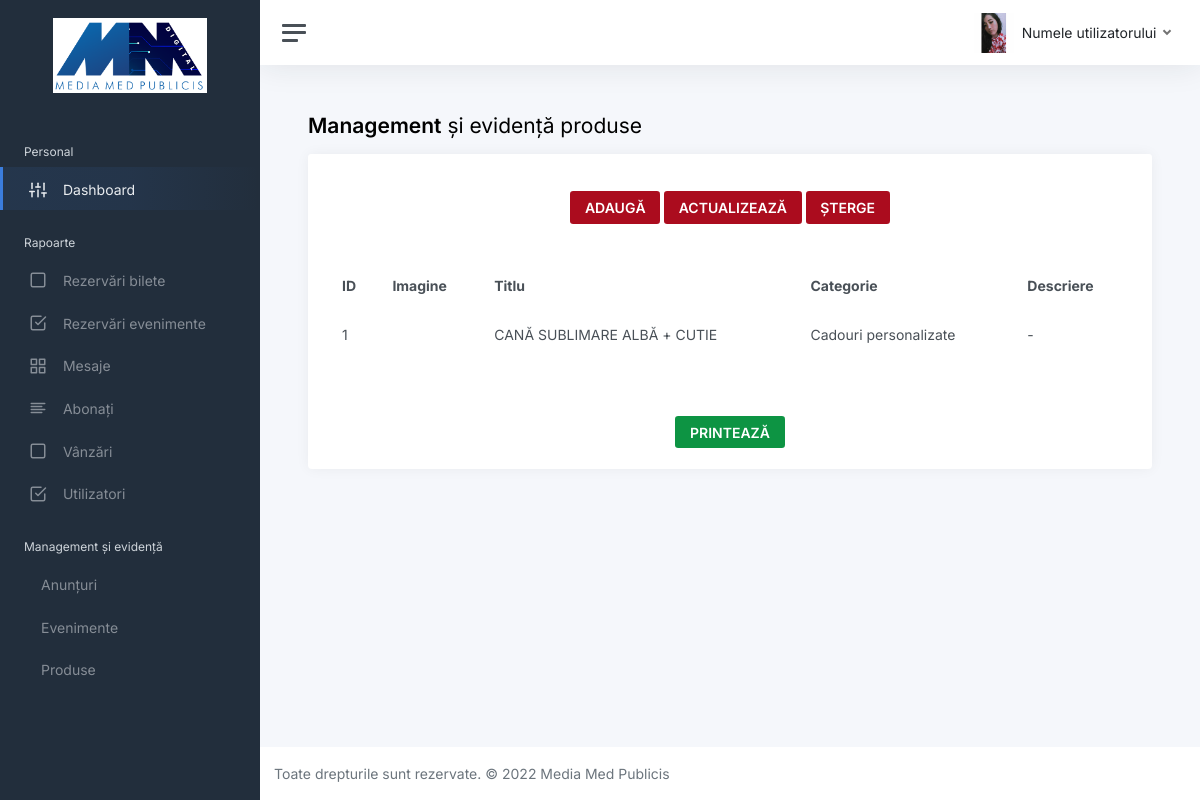
/management-evidenta_produse.php, run on the app's committed database.
### tables this page shows
CREATE TABLE `Produs` (
  `ID` int(11) NOT NULL,
  `Titlu` varchar(250) NOT NULL,
  `Categorie` varchar(250) NOT NULL,
  `Descriere` text NOT NULL,
  `Imagine` varchar(255) NOT NULL
);

### management-evidenta_produse.php (the view, shortened to what this page needs)
<?php
$con = mysqli_connect("localhost", "root", "root", "BeSocial");
?>
<!DOCTYPE html>
<html lang="en">
<head>
    <link href="static/css/app.css" rel="stylesheet">
</head>
<body>
<div class="wrapper">
    <nav id="sidebar" class="sidebar js-sidebar">
        <div class="sidebar-content js-simplebar">
            <center>
                <a class="sidebar-brand" href="index.html">
                    <img height="75" src="images/logo.png" style="background-color: white;">
                </a>
            </center>
            <ul class="sidebar-nav">
                <li class="sidebar-header">
                    Personal
                </li>
                <li class="sidebar-item active">
                    <a class="sidebar-link" href="admin.php">
                        <i class="align-middle" data-feather="sliders"></i> <span class="align-middle">Dashboard</span>
                    </a>
                </li>
                <li class="sidebar-header">
                    Rapoarte
                </li>
                <li class="sidebar-item">
                    <a class="sidebar-link" href="raport-rezervari-bilete.php">
                        <i class="align-middle" data-feather="square"></i> <span
                                class="align-middle">Rezervări bilete</span>
                    </a>
                </li>
                <li class="sidebar-item">
                    <a class="sidebar-link" href="raport-rezervari-evenimente.php">
                        <i class="align-middle" data-feather="check-square"></i> <span class="align-middle">Rezervări evenimente</span>
                    </a>
                </li>
                <li class="sidebar-item">
                    <a class="sidebar-link" href="raport-mesaje.php">
                        <i class="align-middle" data-feather="grid"></i> <span class="align-middle">Mesaje</span>
                    </a>
                </li>
                <li class="sidebar-item">
                    <a class="sidebar-link" href="raport-abonati.php">
                        <i class="align-middle" data-feather="align-left"></i> <span class="align-middle">Abonați</span>
                    </a>
                </li>
                <li class="sidebar-item">
                    <a class="sidebar-link" href="raport-vanzari.php">
                        <i class="align-middle" data-feather="square"></i> <span class="align-middle">Vânzări</span>
                    </a>
                </li>
                <li class="sidebar-item">
                    <a class="sidebar-link" href="raport-utilizatori.php">
                        <i class="align-middle" data-feather="check-square"></i> <span class="align-middle">Utilizatori</span>
                    </a>
                </li>
                <li class="sidebar-header">
                    Management și evidență
                </li>
                <li class="sidebar-item">
                    <a class="sidebar-link" href="management-evidenta_anunturi.php">
                        <i class="align-middle"></i> <span
                                class="align-middle">Anunțuri</span>
                    </a>
                </li>
                <li class="sidebar-item">
                    <a class="sidebar-link" href="management-evidenta_evenimente.php">
                        <i class="align-middle"></i> <span
                                class="align-middle">Evenimente</span>
                    </a>
                </li>
                <li class="sidebar-item">
                    <a class="sidebar-link" href="management-evidenta_produse.php">
                        <i class="align-middle"></i> <span
                                class="align-middle">Produse</span>
                    </a>
                </li>
            </ul>
        </div>
    </nav>
    <div class="main">
        <nav class="navbar navbar-expand navbar-light navbar-bg">
            <a class="sidebar-toggle js-sidebar-toggle">
                <i class="hamburger align-self-center"></i>
            </a>
            <div class="navbar-collapse collapse">
                <ul class="navbar-nav navbar-align">
                    <li class="nav-item dropdown">
                        <a class="nav-icon dropdown-toggle" href="#" id="alertsDropdown" data-bs-toggle="dropdown">
                        </a>
                        <div class="dropdown-menu dropdown-menu-lg dropdown-menu-end py-0"
                             aria-labelledby="alertsDropdown">
                    <li class="nav-item dropdown">
                        <a class="nav-link dropdown-toggle d-none d-sm-inline-block" href="#" data-bs-toggle="dropdown">
                            <img src="images/AdrianaNastase.jpg" class="avatar img-fluid rounded me-1"/> <span class="text-dark"><?php
                                                        if (isset($_SESSION['Prenume'], $_SESSION['Nume'])) {
                                                            echo $_SESSION['Prenume'] . ' ' . $_SESSION['Nume'];
                                                        } else {
                                                            echo "Numele utilizatorului";
                                                        }
                                                        ?></span>
                        </a>
                    </li>
                </ul>
            </div>
        </nav>
        <main class="content">
            <div class="container-fluid p-0">
                <h1 class="h3 mb-3"><strong>Management</strong> și evidență produse</h1>
                <div class="row">
                    <div class="col-xl-6 col-xxl-5 d-flex">
                        <div class="w-100">
                            <div class="row">
                                <div class="col-md-12">
                                    <div class="card">
                                        <div class="card-header" align="center">
                                            <br>
                                            <button class="add btn btn-gradient-primary font-weight-bold todo-list-add-btn"
                                                    id="btn-add-event" style="background: #ab0c1e; color: white;"
                                                    onclick="openModal('modal-add')"><b>ADAUGĂ</b>
                                            </button>
                                            <button class="add btn btn-gradient-primary font-weight-bold todo-list-add-btn"
                                                    id="btn-edit-event" style="background: #ab0c1e; color: white;"
                                                    onclick="openModal('modal-edit')"><b>ACTUALIZEAZĂ</b>
                                            </button>
                                            <button class="add btn btn-gradient-primary font-weight-bold todo-list-add-btn"
                                                    id="btn-delete-event" style="background: #ab0c1e; color: white;"
                                                    onclick="openModal('modal-delete')"><b>ȘTERGE</b>
                                            </button>
                                            </div>
                                        <div class="card-body" id="print">
                                            <?php
                                            $x = mysqli_query($con, "SELECT * FROM Produs ORDER BY ID;");
                                            echo "<table class='table table-bordered table-striped'>
                                                    <thead align='left'>
                                                    <tr>
                                                        <th>ID</th>
                                                        <th>Imagine</th>
                                                        <th>Titlu</th>
                                                        <th>Categorie</th>
                                                        <th>Descriere</th>
                                                    </tr>
                                                    </thead>
                                                    <tr>";
                                                    while ($z = mysqli_fetch_assoc($x)) {
                                                        echo "<tr>
                                                            <td>" . $z['ID'] . "</td>
                                                            <td>";
                                                        echo "</td>
                                                            <td>" . $z['Titlu'] . "</td>
                                                            <td>" . $z['Categorie'] . "</td>
                                                            <td>" . $z['Descriere'] . "</td>
                                                        </tr>";
                                                    }
                                            echo "</table>";
                                            ?>
                                        </div>
                                        <center>
                                            <button onclick="evidentaevenimente()" id="exportButton"
                                                    class="add btn btn-gradient-primary font-weight-bold todo-list-add-btn"
                                                    style="background: #0d9443; color: white;"><b>PRINTEAZĂ</b></button>
                                        </center>
                                        <br>
                                    </div>
                                </div>
                            </div>
                        </div>
                    </div>
                </div>
            </div>
        </main>
        <footer class="footer">
            <div class="container-fluid">
                <div class="row text-muted">
                    <div class="col-6 text-start">
                        <p class="mb-0">
                            Toate drepturile sunt rezervate. © 2022 Media Med Publicis
                        </p>
                    </div>
                </div>
            </div>
        </footer>
    </div>
</div>
</body>
</html>

### data on the page
produs: ID "1", Titlu "CANĂ SUBLIMARE ALBĂ + CUTIE", Categorie "Cadouri personalizate", Descriere "-"
